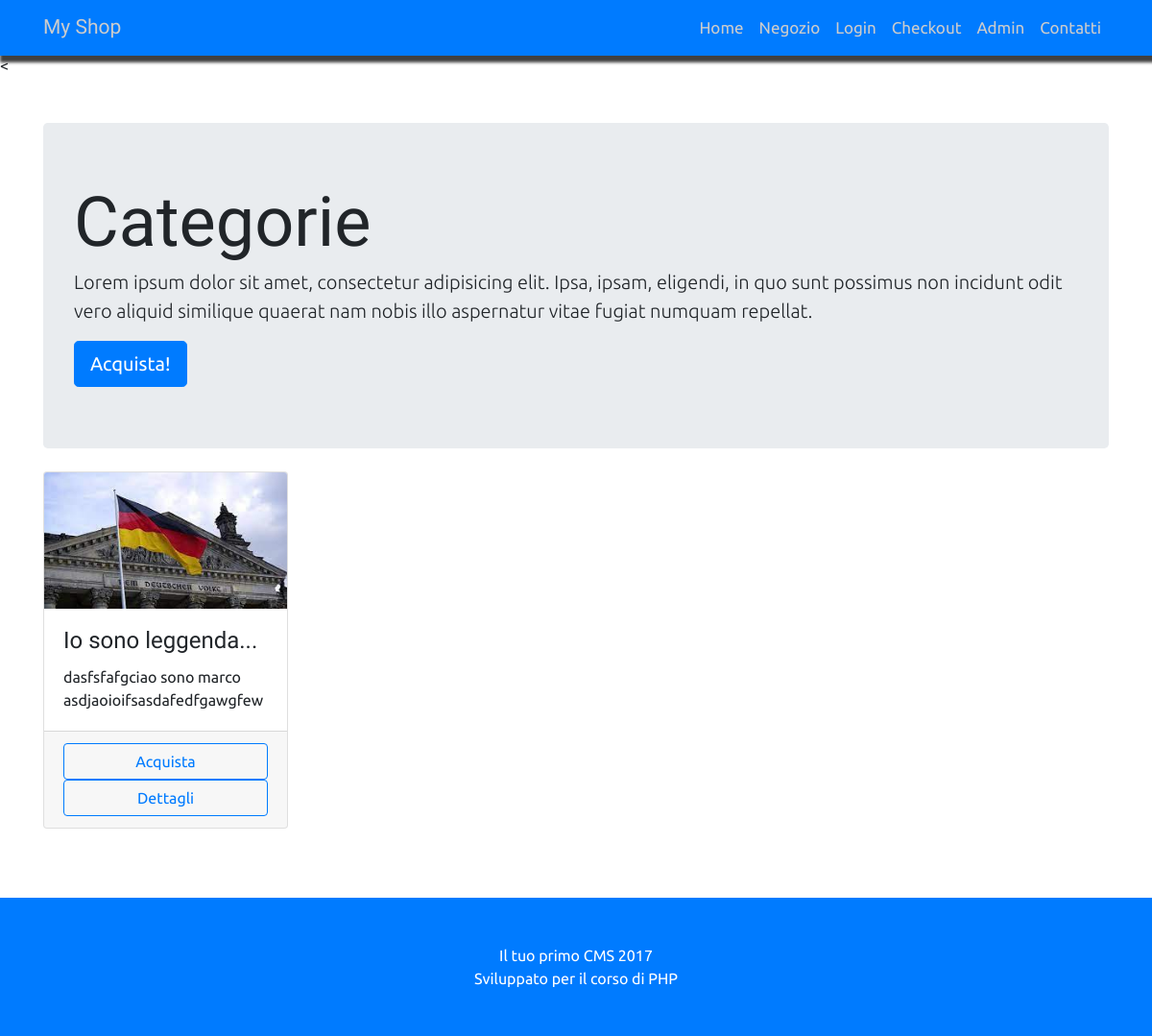
/categorie.php?id=2, run on the app's committed database.
### tables this page shows
CREATE TABLE `prodotti` (
  `id_prodotto` int(11) NOT NULL,
  `nome_prodotto` varchar(255) NOT NULL,
  `descr_prodotto` varchar(255) NOT NULL,
  `prezzo` float NOT NULL,
  `cat_prodotto` int(11) NOT NULL,
  `immagine` text NOT NULL,
  `info_dettagliate` varchar(600) NOT NULL,
  `quantita_pdt` int(11) NOT NULL
);

### risorse/funzioni.php (the view, shortened to what this page needs)
<?php
    function query($sql){
        global $connessione;
        return mysqli_query($connessione,$sql);
    }
    function fetch_array($risultato){
        return mysqli_fetch_array($risultato);
    }
    function paginaCategorie(){
        $pdtCategoria = query("SELECT * FROM prodotti WHERE cat_prodotto = {$_GET['id']}");
        while($row = fetch_array($pdtCategoria)){
        $pdfSingolaCat = <<<STRINGA_PDT
            <div class="col-lg-3 col-md-6 mb-4">
                <div class="card altezza">
                <img class="card-img-top" src="../risorse/{$row['immagine']}" alt="">
                <div class="card-body">
                    <h4 class="card-title">{$row['nome_prodotto']}...</h4>
                    <p class="card-text">{$row['descr_prodotto']}</p>
                </div>
                <div class="card-footer text-center">
                <a><button type="button" class="btn btn-outline-primary btn-small btn-block">Acquista</button></a><a><button type="button" class="btn btn-outline-primary btn-small btn-block">Dettagli</button></a>
                </div>
                </div>
            </div>
        STRINGA_PDT;
        echo $pdfSingolaCat;
        }
    }

### public/css/custom.css (style rules this page uses)
body { padding-top: 54px; font-family: Ubuntu, sans-serif; }
h1,h2,h3,h4,h5,h6 { font-family: Prompt, sans-serif; }
a { font-size: 17px }
.altezza { height: 100%; }
@media (min-width: 992px) { body { padding-top: 56px; } }

### data on the page
prodotti: immagine (picture), nome_prodotto "Io sono leggenda", descr_prodotto "dasfsfafgciao sono marco asdjaoioifsasdafedfgawgfew"
